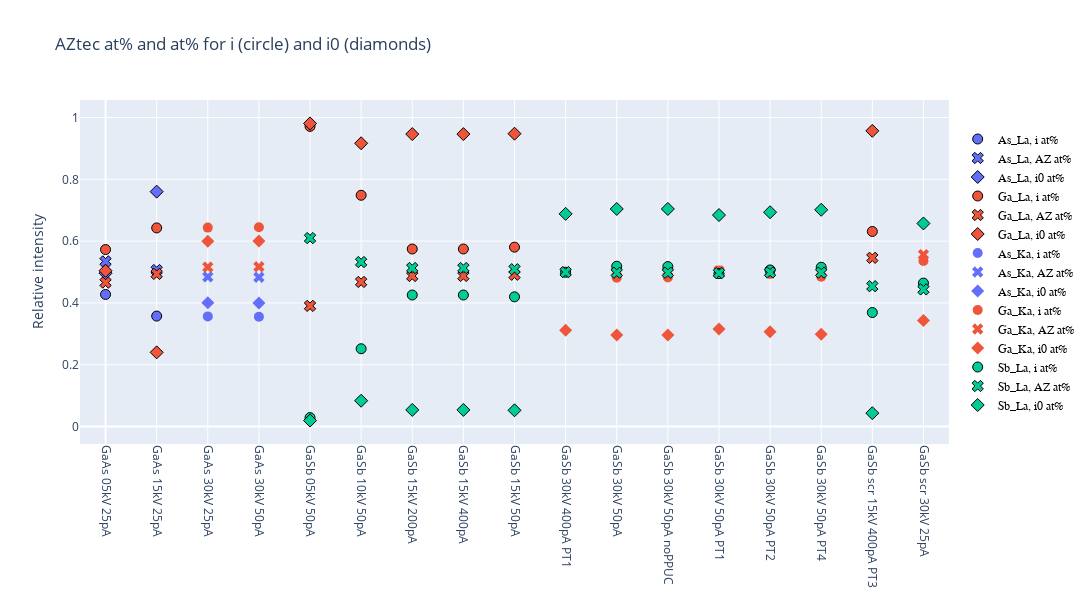

Write notebook code for a chart like this one.
### Code cell
fig = go.Figure()
legends = []
for i in range(len(x)):
    # col = colors[lines_list_plotting.index(line[i])]
    col = colors[elements_list_plotting.index(df['Element'][i])]
    showlegend = False if line[i] in legends else True
    marker_line_width = 1 if ("La" in line[i]) else 0
    fig.add_scatter(x=[x[i]], y=[df['i: at%'][i]], mode='markers', name=f'{line[i]}, i at%', legendgroup=line[i], showlegend=showlegend,
                    marker=dict(size=10, color=col, symbol='circle', line=dict(color='Black', width=marker_line_width)))
    fig.add_scatter(x=[x[i]], y=[y2[i]], mode='markers', name=f'{line[i]}, AZ at%', marker_symbol='x', legendgroup=line[i], showlegend=showlegend,
                    marker=dict(size=10, color=col, line=dict(color='Black', width=marker_line_width)))
    fig.add_scatter(x=[x[i]], y=[df['i0: at%'][i]], mode='markers', name=f'{line[i]}, i0 at%', marker_symbol='diamond', legendgroup=line[i], showlegend=showlegend,
                    marker=dict(size=10, color=col, line=dict(color='Black', width=marker_line_width)))
    legends.append(f'{line[i]}')

# x ticks are the filenames
fig.update_xaxes(tickvals=df['x'].unique(), ticktext=df['Name'].unique(), tickangle=90, range=[-0.5, len(df['x'].unique())-0.5])
# fig.update_yaxes(range=[0.33, 0.67])
fig.update_layout(title='AZtec at% and at% for i (circle) and i0 (diamonds)', yaxis_title='Relative intensity')
fig.update_layout(height=600, width=1200)
fig.update_layout(legend=dict(x=1.01, y=0.5, traceorder='normal', font=dict(family='sans-serif', size=12, color='black'))) 
fig.show()

### Figure 1 — Plotly figure (JSON) as saved in the notebook; plotly's stock layout.template omitted (floating-point values rounded to 4 significant figures)
{"data": [{"legendgroup": "As_La", "marker": {"color": "#636EFA", "line": {"color": "Black", "width": 1}, "size": 10, "symbol": "circle"}, "mode": "markers", "name": "As_La, i at%", "showlegend": true, "type": "scatter", "x": [0], "y": [0.4273]}, {"legendgroup": "As_La", "marker": {"color": "#636EFA", "line": {"color": "Black", "width": 1}, "size": 10, "symbol": "x"}, "mode": "markers", "name": "As_La, AZ at%", "showlegend": true, "type": "scatter", "x": [0], "y": [0.5342]}, {"legendgroup": "As_La", "marker": {"color": "#636EFA", "line": {"color": "Black", "width": 1}, "size": 10, "symbol": "diamond"}, "mode": "markers", "name": "As_La, i0 at%", "showlegend": true, "type": "scatter", "x": [0], "y": [0.496]}, {"legendgroup": "Ga_La", "marker": {"color": "#EF553B", "line": {"color": "Black", "width": 1}, "size": 10, "symbol": "circle"}, "mode": "markers", "name": "Ga_La, i at%", "showlegend": true, "type": "scatter", "x": [0], "y": [0.5727]}, {"legendgroup": "Ga_La", "marker": {"color": "#EF553B", "line": {"color": "Black", "width": 1}, "size": 10, "symbol": "x"}, "mode": "markers", "name": "Ga_La, AZ at%", "showlegend": true, "type": "scatter", "x": [0], "y": [0.4658]}, {"legendgroup": "Ga_La", "marker": {"color": "#EF553B", "line": {"color": "Black", "width": 1}, "size": 10, "symbol": "diamond"}, "mode": "markers", "name": "Ga_La, i0 at%", "showlegend": true, "type": "scatter", "x": [0], "y": [0.504]}, {"legendgroup": "As_La", "marker": {"color": "#636EFA", "line": {"color": "Black", "width": 1}, "size": 10, "symbol": "circle"}, "mode": "markers", "name": "As_La, i at%", "showlegend": false, "type": "scatter", "x": [1], "y": [0.3573]}, {"legendgroup": "As_La", "marker": {"color": "#636EFA", "line": {"color": "Black", "width": 1}, "size": 10, "symbol": "x"}, "mode": "markers", "name": "As_La, AZ at%", "showlegend": false, "type": "scatter", "x": [1], "y": [0.5062]}, {"legendgroup": "As_La", "marker": {"color": "#636EFA", "line": {"color": "Black", "width": 1}, "size": 10, "symbol": "diamond"}, "mode": "markers", "name": "As_La, i0 at%", "showlegend": false, "type": "scatter", "x": [1], "y": [0.7601]}, {"legendgroup": "Ga_La", "marker": {"color": "#EF553B", "line": {"color": "Black", "width": 1}, "size": 10, "symbol": "circle"}, "mode": "markers", "name": "Ga_La, i at%", "showlegend": false, "type": "scatter", "x": [1], "y": [0.6427]}, {"legendgroup": "Ga_La", "marker": {"color": "#EF553B", "line": {"color": "Black", "width": 1}, "size": 10, "symbol": "x"}, "mode": "markers", "name": "Ga_La, AZ at%", "showlegend": false, "type": "scatter", "x": [1], "y": [0.4938]}, {"legendgroup": "Ga_La", "marker": {"color": "#EF553B", "line": {"color": "Black", "width": 1}, "size": 10, "symbol": "diamond"}, "mode": "markers", "name": "Ga_La, i0 at%", "showlegend": false, "type": "scatter", "x": [1], "y": [0.2399]}, {"legendgroup": "As_Ka", "marker": {"color": "#636EFA", "line": {"color": "Black", "width": 0}, "size": 10, "symbol": "circle"}, "mode": "markers", "name": "As_Ka, i at%", "showlegend": true, "type": "scatter", "x": [2], "y": [0.3563]}, {"legendgroup": "As_Ka", "marker": {"color": "#636EFA", "line": {"color": "Black", "width": 0}, "size": 10, "symbol": "x"}, "mode": "markers", "name": "As_Ka, AZ at%", "showlegend": true, "type": "scatter", "x": [2], "y": [0.4841]}, {"legendgroup": "As_Ka", "marker": {"color": "#636EFA", "line": {"color": "Black", "width": 0}, "size": 10, "symbol": "diamond"}, "mode": "markers", "name": "As_Ka, i0 at%", "showlegend": true, "type": "scatter", "x": [2], "y": [0.4006]}, {"legendgroup": "Ga_Ka", "marker": {"color": "#EF553B", "line": {"color": "Black", "width": 0}, "size": 10, "symbol": "circle"}, "mode": "markers", "name": "Ga_Ka, i at%", "showlegend": true, "type": "scatter", "x": [2], "y": [0.6437]}, {"legendgroup": "Ga_Ka", "marker": {"color": "#EF553B", "line": {"color": "Black", "width": 0}, "size": 10, "symbol": "x"}, "mode": "markers", "name": "Ga_Ka, AZ at%", "showlegend": true, "type": "scatter", "x": [2], "y": [0.5159]}, {"legendgroup": "Ga_Ka", "marker": {"color": "#EF553B", "line": {"color": "Black", "width": 0}, "size": 10, "symbol": "diamond"}, "mode": "markers", "name": "Ga_Ka, i0 at%", "showlegend": true, "type": "scatter", "x": [2], "y": [0.5994]}, {"legendgroup": "As_Ka", "marker": {"color": "#636EFA", "line": {"color": "Black", "width": 0}, "size": 10, "symbol": "circle"}, "mode": "markers", "name": "As_Ka, i at%", "showlegend": false, "type": "scatter", "x": [3], "y": [0.3554]}, {"legendgroup": "As_Ka", "marker": {"color": "#636EFA", "line": {"color": "Black", "width": 0}, "size": 10, "symbol": "x"}, "mode": "markers", "name": "As_Ka, AZ at%", "showlegend": false, "type": "scatter", "x": [3], "y": [0.4831]}, {"legendgroup": "As_Ka", "marker": {"color": "#636EFA", "line": {"color": "Black", "width": 0}, "size": 10, "symbol": "diamond"}, "mode": "markers", "name": "As_Ka, i0 at%", "showlegend": false, "type": "scatter", "x": [3], "y": [0.3996]}, {"legendgroup": "Ga_Ka", "marker": {"color": "#EF553B", "line": {"color": "Black", "width": 0}, "size": 10, "symbol": "circle"}, "mode": "markers", "name": "Ga_Ka, i at%", "showlegend": false, "type": "scatter", "x": [3], "y": [0.6446]}, {"legendgroup": "Ga_Ka", "marker": {"color": "#EF553B", "line": {"color": "Black", "width": 0}, "size": 10, "symbol": "x"}, "mode": "markers", "name": "Ga_Ka, AZ at%", "showlegend": false, "type": "scatter", "x": [3], "y": [0.5169]}, {"legendgroup": "Ga_Ka", "marker": {"color": "#EF553B", "line": {"color": "Black", "width": 0}, "size": 10, "symbol": "diamond"}, "mode": "markers", "name": "Ga_Ka, i0 at%", "showlegend": false, "type": "scatter", "x": [3], "y": [0.6004]}, {"legendgroup": "Ga_La", "marker": {"color": "#EF553B", "line": {"color": "Black", "width": 1}, "size": 10, "symbol": "circle"}, "mode": "markers", "name": "Ga_La, i at%", "showlegend": false, "type": "scatter", "x": [4], "y": [0.9713]}, {"legendgroup": "Ga_La", "marker": {"color": "#EF553B", "line": {"color": "Black", "width": 1}, "size": 10, "symbol": "x"}, "mode": "markers", "name": "Ga_La, AZ at%", "showlegend": false, "type": "scatter", "x": [4], "y": [0.3903]}, {"legendgroup": "Ga_La", "marker": {"color": "#EF553B", "line": {"color": "Black", "width": 1}, "size": 10, "symbol": "diamond"}, "mode": "markers", "name": "Ga_La, i0 at%", "showlegend": false, "type": "scatter", "x": [4], "y": [0.9808]}, {"legendgroup": "Sb_La", "marker": {"color": "#00CC96", "line": {"color": "Black", "width": 1}, "size": 10, "symbol": "circle"}, "mode": "markers", "name": "Sb_La, i at%", "showlegend": true, "type": "scatter", "x": [4], "y": [0.02866]}, {"legendgroup": "Sb_La", "marker": {"color": "#00CC96", "line": {"color": "Black", "width": 1}, "size": 10, "symbol": "x"}, "mode": "markers", "name": "Sb_La, AZ at%", "showlegend": true, "type": "scatter", "x": [4], "y": [0.6097]}, {"legendgroup": "Sb_La", "marker": {"color": "#00CC96", "line": {"color": "Black", "width": 1}, "size": 10, "symbol": "diamond"}, "mode": "markers", "name": "Sb_La, i0 at%", "showlegend": true, "type": "scatter", "x": [4], "y": [0.01917]}, {"legendgroup": "Ga_La", "marker": {"color": "#EF553B", "line": {"color": "Black", "width": 1}, "size": 10, "symbol": "circle"}, "mode": "markers", "name": "Ga_La, i at%", "showlegend": false, "type": "scatter", "x": [5], "y": [0.7483]}, {"legendgroup": "Ga_La", "marker": {"color": "#EF553B", "line": {"color": "Black", "width": 1}, "size": 10, "symbol": "x"}, "mode": "markers", "name": "Ga_La, AZ at%", "showlegend": false, "type": "scatter", "x": [5], "y": [0.4678]}, {"legendgroup": "Ga_La", "marker": {"color": "#EF553B", "line": {"color": "Black", "width": 1}, "size": 10, "symbol": "diamond"}, "mode": "markers", "name": "Ga_La, i0 at%", "showlegend": false, "type": "scatter", "x": [5], "y": [0.9167]}, {"legendgroup": "Sb_La", "marker": {"color": "#00CC96", "line": {"color": "Black", "width": 1}, "size": 10, "symbol": "circle"}, "mode": "markers", "name": "Sb_La, i at%", "showlegend": false, "type": "scatter", "x": [5], "y": [0.2517]}, {"legendgroup": "Sb_La", "marker": {"color": "#00CC96", "line": {"color": "Black", "width": 1}, "size": 10, "symbol": "x"}, "mode": "markers", "name": "Sb_La, AZ at%", "showlegend": false, "type": "scatter", "x": [5], "y": [0.5322]}, {"legendgroup": "Sb_La", "marker": {"color": "#00CC96", "line": {"color": "Black", "width": 1}, "size": 10, "symbol": "diamond"}, "mode": "markers", "name": "Sb_La, i0 at%", "showlegend": false, "type": "scatter", "x": [5], "y": [0.08333]}, {"legendgroup": "Ga_La", "marker": {"color": "#EF553B", "line": {"color": "Black", "width": 1}, "size": 10, "symbol": "circle"}, "mode": "markers", "name": "Ga_La, i at%", "showlegend": false, "type": "scatter", "x": [6], "y": [0.5745]}, {"legendgroup": "Ga_La", "marker": {"color": "#EF553B", "line": {"color": "Black", "width": 1}, "size": 10, "symbol": "x"}, "mode": "markers", "name": "Ga_La, AZ at%", "showlegend": false, "type": "scatter", "x": [6], "y": [0.4871]}, {"legendgroup": "Ga_La", "marker": {"color": "#EF553B", "line": {"color": "Black", "width": 1}, "size": 10, "symbol": "diamond"}, "mode": "markers", "name": "Ga_La, i0 at%", "showlegend": false, "type": "scatter", "x": [6], "y": [0.9464]}, {"legendgroup": "Sb_La", "marker": {"color": "#00CC96", "line": {"color": "Black", "width": 1}, "size": 10, "symbol": "circle"}, "mode": "markers", "name": "Sb_La, i at%", "showlegend": false, "type": "scatter", "x": [6], "y": [0.4255]}, {"legendgroup": "Sb_La", "marker": {"color": "#00CC96", "line": {"color": "Black", "width": 1}, "size": 10, "symbol": "x"}, "mode": "markers", "name": "Sb_La, AZ at%", "showlegend": false, "type": "scatter", "x": [6], "y": [0.5129]}, {"legendgroup": "Sb_La", "marker": {"color": "#00CC96", "line": {"color": "Black", "width": 1}, "size": 10, "symbol": "diamond"}, "mode": "markers", "name": "Sb_La, i0 at%", "showlegend": false, "type": "scatter", "x": [6], "y": [0.0536]}, {"legendgroup": "Ga_La", "marker": {"color": "#EF553B", "line": {"color": "Black", "width": 1}, "size": 10, "symbol": "circle"}, "mode": "markers", "name": "Ga_La, i at%", "showlegend": false, "type": "scatter", "x": [7], "y": [0.5745]}, {"legendgroup": "Ga_La", "marker": {"color": "#EF553B", "line": {"color": "Black", "width": 1}, "size": 10, "symbol": "x"}, "mode": "markers", "name": "Ga_La, AZ at%", "showlegend": false, "type": "scatter", "x": [7], "y": [0.4872]}, {"legendgroup": "Ga_La", "marker": {"color": "#EF553B", "line": {"color": "Black", "width": 1}, "size": 10, "symbol": "diamond"}, "mode": "markers", "name": "Ga_La, i0 at%", "showlegend": false, "type": "scatter", "x": [7], "y": [0.9464]}, {"legendgroup": "Sb_La", "marker": {"color": "#00CC96", "line": {"color": "Black", "width": 1}, "size": 10, "symbol": "circle"}, "mode": "markers", "name": "Sb_La, i at%", "showlegend": false, "type": "scatter", "x": [7], "y": [0.4255]}, {"legendgroup": "Sb_La", "marker": {"color": "#00CC96", "line": {"color": "Black", "width": 1}, "size": 10, "symbol": "x"}, "mode": "markers", "name": "Sb_La, AZ at%", "showlegend": false, "type": "scatter", "x": [7], "y": [0.5128]}, {"legendgroup": "Sb_La", "marker": {"color": "#00CC96", "line": {"color": "Black", "width": 1}, "size": 10, "symbol": "diamond"}, "mode": "markers", "name": "Sb_La, i0 at%", "showlegend": false, "type": "scatter", "x": [7], "y": [0.0536]}, {"legendgroup": "Ga_La", "marker": {"color": "#EF553B", "line": {"color": "Black", "width": 1}, "size": 10, "symbol": "circle"}, "mode": "markers", "name": "Ga_La, i at%", "showlegend": false, "type": "scatter", "x": [8], "y": [0.5804]}, {"legendgroup": "Ga_La", "marker": {"color": "#EF553B", "line": {"color": "Black", "width": 1}, "size": 10, "symbol": "x"}, "mode": "markers", "name": "Ga_La, AZ at%", "showlegend": false, "type": "scatter", "x": [8], "y": [0.4911]}, {"legendgroup": "Ga_La", "marker": {"color": "#EF553B", "line": {"color": "Black", "width": 1}, "size": 10, "symbol": "diamond"}, "mode": "markers", "name": "Ga_La, i0 at%", "showlegend": false, "type": "scatter", "x": [8], "y": [0.9476]}, {"legendgroup": "Sb_La", "marker": {"color": "#00CC96", "line": {"color": "Black", "width": 1}, "size": 10, "symbol": "circle"}, "mode": "markers", "name": "Sb_La, i at%", "showlegend": false, "type": "scatter", "x": [8], "y": [0.4196]}, {"legendgroup": "Sb_La", "marker": {"color": "#00CC96", "line": {"color": "Black", "width": 1}, "size": 10, "symbol": "x"}, "mode": "markers", "name": "Sb_La, AZ at%", "showlegend": false, "type": "scatter", "x": [8], "y": [0.5089]}, {"legendgroup": "Sb_La", "marker": {"color": "#00CC96", "line": {"color": "Black", "width": 1}, "size": 10, "symbol": "diamond"}, "mode": "markers", "name": "Sb_La, i0 at%", "showlegend": false, "type": "scatter", "x": [8], "y": [0.05236]}, {"legendgroup": "Ga_Ka", "marker": {"color": "#EF553B", "line": {"color": "Black", "width": 0}, "size": 10, "symbol": "circle"}, "mode": "markers", "name": "Ga_Ka, i at%", "showlegend": false, "type": "scatter", "x": [9], "y": [0.5009]}, {"legendgroup": "Ga_Ka", "marker": {"color": "#EF553B", "line": {"color": "Black", "width": 0}, "size": 10, "symbol": "x"}, "mode": "markers", "name": "Ga_Ka, AZ at%", "showlegend": false, "type": "scatter", "x": [9], "y": [0.5004]}, {"legendgroup": "Ga_Ka", "marker": {"color": "#EF553B", "line": {"color": "Black", "width": 0}, "size": 10, "symbol": "diamond"}, "mode": "markers", "name": "Ga_Ka, i0 at%", "showlegend": false, "type": "scatter", "x": [9], "y": [0.3118]}, {"legendgroup": "Sb_La", "marker": {"color": "#00CC96", "line": {"color": "Black", "width": 1}, "size": 10, "symbol": "circle"}, "mode": "markers", "name": "Sb_La, i at%", "showlegend": false, "type": "scatter", "x": [9], "y": [0.4991]}, {"legendgroup": "Sb_La", "marker": {"color": "#00CC96", "line": {"color": "Black", "width": 1}, "size": 10, "symbol": "x"}, "mode": "markers", "name": "Sb_La, AZ at%", "showlegend": false, "type": "scatter", "x": [9], "y": [0.4996]}, {"legendgroup": "Sb_La", "marker": {"color": "#00CC96", "line": {"color": "Black", "width": 1}, "size": 10, "symbol": "diamond"}, "mode": "markers", "name": "Sb_La, i0 at%", "showlegend": false, "type": "scatter", "x": [9], "y": [0.6882]}, {"legendgroup": "Ga_Ka", "marker": {"color": "#EF553B", "line": {"color": "Black", "width": 0}, "size": 10, "symbol": "circle"}, "mode": "markers", "name": "Ga_Ka, i at%", "showlegend": false, "type": "scatter", "x": [10], "y": [0.4813]}, {"legendgroup": "Ga_Ka", "marker": {"color": "#EF553B", "line": {"color": "Black", "width": 0}, "size": 10, "symbol": "x"}, "mode": "markers", "name": "Ga_Ka, AZ at%", "showlegend": false, "type": "scatter", "x": [10], "y": [0.5023]}, {"legendgroup": "Ga_Ka", "marker": {"color": "#EF553B", "line": {"color": "Black", "width": 0}, "size": 10, "symbol": "diamond"}, "mode": "markers", "name": "Ga_Ka, i0 at%", "showlegend": false, "type": "scatter", "x": [10], "y": [0.2959]}, {"legendgroup": "Sb_La", "marker": {"color": "#00CC96", "line": {"color": "Black", "width": 1}, "size": 10, "symbol": "circle"}, "mode": "markers", "name": "Sb_La, i at%", "showlegend": false, "type": "scatter", "x": [10], "y": [0.5187]}, {"legendgroup": "Sb_La", "marker": {"color": "#00CC96", "line": {"color": "Black", "width": 1}, "size": 10, "symbol": "x"}, "mode": "markers", "name": "Sb_La, AZ at%", "showlegend": false, "type": "scatter", "x": [10], "y": [0.4977]}, {"legendgroup": "Sb_La", "marker": {"color": "#00CC96", "line": {"color": "Black", "width": 1}, "size": 10, "symbol": "diamond"}, "mode": "markers", "name": "Sb_La, i0 at%", "showlegend": false, "type": "scatter", "x": [10], "y": [0.7041]}, {"legendgroup": "Ga_Ka", "marker": {"color": "#EF553B", "line": {"color": "Black", "width": 0}, "size": 10, "symbol": "circle"}, "mode": "markers", "name": "Ga_Ka, i at%", "showlegend": false, "type": "scatter", "x": [11], "y": [0.4824]}, {"legendgroup": "Ga_Ka", "marker": {"color": "#EF553B", "line": {"color": "Black", "width": 0}, "size": 10, "symbol": "x"}, "mode": "markers", "name": "Ga_Ka, AZ at%", "showlegend": false, "type": "scatter", "x": [11], "y": [0.5023]}, {"legendgroup": "Ga_Ka", "marker": {"color": "#EF553B", "line": {"color": "Black", "width": 0}, "size": 10, "symbol": "diamond"}, "mode": "markers", "name": "Ga_Ka, i0 at%", "showlegend": false, "type": "scatter", "x": [11], "y": [0.2959]}, {"legendgroup": "Sb_La", "marker": {"color": "#00CC96", "line": {"color": "Black", "width": 1}, "size": 10, "symbol": "circle"}, "mode": "markers", "name": "Sb_La, i at%", "showlegend": false, "type": "scatter", "x": [11], "y": [0.5176]}, {"legendgroup": "Sb_La", "marker": {"color": "#00CC96", "line": {"color": "Black", "width": 1}, "size": 10, "symbol": "x"}, "mode": "markers", "name": "Sb_La, AZ at%", "showlegend": false, "type": "scatter", "x": [11], "y": [0.4977]}, {"legendgroup": "Sb_La", "marker": {"color": "#00CC96", "line": {"color": "Black", "width": 1}, "size": 10, "symbol": "diamond"}, "mode": "markers", "name": "Sb_La, i0 at%", "showlegend": false, "type": "scatter", "x": [11], "y": [0.7041]}, {"legendgroup": "Ga_Ka", "marker": {"color": "#EF553B", "line": {"color": "Black", "width": 0}, "size": 10, "symbol": "circle"}, "mode": "markers", "name": "Ga_Ka, i at%", "showlegend": false, "type": "scatter", "x": [12], "y": [0.5053]}, {"legendgroup": "Ga_Ka", "marker": {"color": "#EF553B", "line": {"color": "Black", "width": 0}, "size": 10, "symbol": "x"}, "mode": "markers", "name": "Ga_Ka, AZ at%", "showlegend": false, "type": "scatter", "x": [12], "y": [0.5035]}, {"legendgroup": "Ga_Ka", "marker": {"color": "#EF553B", "line": {"color": "Black", "width": 0}, "size": 10, "symbol": "diamond"}, "mode": "markers", "name": "Ga_Ka, i0 at%", "showlegend": false, "type": "scatter", "x": [12], "y": [0.3157]}, {"legendgroup": "Sb_La", "marker": {"color": "#00CC96", "line": {"color": "Black", "width": 1}, "size": 10, "symbol": "circle"}, "mode": "markers", "name": "Sb_La, i at%", "showlegend": false, "type": "scatter", "x": [12], "y": [0.4947]}, {"legendgroup": "Sb_La", "marker": {"color": "#00CC96", "line": {"color": "Black", "width": 1}, "size": 10, "symbol": "x"}, "mode": "markers", "name": "Sb_La, AZ at%", "showlegend": false, "type": "scatter", "x": [12], "y": [0.4965]}, {"legendgroup": "Sb_La", "marker": {"color": "#00CC96", "line": {"color": "Black", "width": 1}, "size": 10, "symbol": "diamond"}, "mode": "markers", "name": "Sb_La, i0 at%", "showlegend": false, "type": "scatter", "x": [12], "y": [0.6843]}, {"legendgroup": "Ga_Ka", "marker": {"color": "#EF553B", "line": {"color": "Black", "width": 0}, "size": 10, "symbol": "circle"}, "mode": "markers", "name": "Ga_Ka, i at%", "showlegend": false, "type": "scatter", "x": [13], "y": [0.4934]}, {"legendgroup": "Ga_Ka", "marker": {"color": "#EF553B", "line": {"color": "Black", "width": 0}, "size": 10, "symbol": "x"}, "mode": "markers", "name": "Ga_Ka, AZ at%", "showlegend": false, "type": "scatter", "x": [13], "y": [0.5016]}, {"legendgroup": "Ga_Ka", "marker": {"color": "#EF553B", "line": {"color": "Black", "width": 0}, "size": 10, "symbol": "diamond"}, "mode": "markers", "name": "Ga_Ka, i0 at%", "showlegend": false, "type": "scatter", "x": [13], "y": [0.3065]}, {"legendgroup": "Sb_La", "marker": {"color": "#00CC96", "line": {"color": "Black", "width": 1}, "size": 10, "symbol": "circle"}, "mode": "markers", "name": "Sb_La, i at%", "showlegend": false, "type": "scatter", "x": [13], "y": [0.5066]}, {"legendgroup": "Sb_La", "marker": {"color": "#00CC96", "line": {"color": "Black", "width": 1}, "size": 10, "symbol": "x"}, "mode": "markers", "name": "Sb_La, AZ at%", "showlegend": false, "type": "scatter", "x": [13], "y": [0.4984]}, {"legendgroup": "Sb_La", "marker": {"color": "#00CC96", "line": {"color": "Black", "width": 1}, "size": 10, "symbol": "diamond"}, "mode": "markers", "name": "Sb_La, i0 at%", "showlegend": false, "type": "scatter", "x": [13], "y": [0.6935]}, {"legendgroup": "Ga_Ka", "marker": {"color": "#EF553B", "line": {"color": "Black", "width": 0}, "size": 10, "symbol": "circle"}, "mode": "markers", "name": "Ga_Ka, i at%", "showlegend": false, "type": "scatter", "x": [14], "y": [0.4846]}, {"legendgroup": "Ga_Ka", "marker": {"color": "#EF553B", "line": {"color": "Black", "width": 0}, "size": 10, "symbol": "x"}, "mode": "markers", "name": "Ga_Ka, AZ at%", "showlegend": false, "type": "scatter", "x": [14], "y": [0.502]}, {"legendgroup": "Ga_Ka", "marker": {"color": "#EF553B", "line": {"color": "Black", "width": 0}, "size": 10, "symbol": "diamond"}, "mode": "markers", "name": "Ga_Ka, i0 at%", "showlegend": false, "type": "scatter", "x": [14], "y": [0.2986]}, {"legendgroup": "Sb_La", "marker": {"color": "#00CC96", "line": {"color": "Black", "width": 1}, "size": 10, "symbol": "circle"}, "mode": "markers", "name": "Sb_La, i at%", "showlegend": false, "type": "scatter", "x": [14], "y": [0.5154]}, {"legendgroup": "Sb_La", "marker": {"color": "#00CC96", "line": {"color": "Black", "width": 1}, "size": 10, "symbol": "x"}, "mode": "markers", "name": "Sb_La, AZ at%", "showlegend": false, "type": "scatter", "x": [14], "y": [0.498]}, {"legendgroup": "Sb_La", "marker": {"color": "#00CC96", "line": {"color": "Black", "width": 1}, "size": 10, "symbol": "diamond"}, "mode": "markers", "name": "Sb_La, i0 at%", "showlegend": false, "type": "scatter", "x": [14], "y": [0.7014]}, {"legendgroup": "Ga_La", "marker": {"color": "#EF553B", "line": {"color": "Black", "width": 1}, "size": 10, "symbol": "circle"}, "mode": "markers", "name": "Ga_La, i at%", "showlegend": false, "type": "scatter", "x": [15], "y": [0.6312]}, {"legendgroup": "Ga_La", "marker": {"color": "#EF553B", "line": {"color": "Black", "width": 1}, "size": 10, "symbol": "x"}, "mode": "markers", "name": "Ga_La, AZ at%", "showlegend": false, "type": "scatter", "x": [15], "y": [0.546]}, {"legendgroup": "Ga_La", "marker": {"color": "#EF553B", "line": {"color": "Black", "width": 1}, "size": 10, "symbol": "diamond"}, "mode": "markers", "name": "Ga_La, i0 at%", "showlegend": false, "type": "scatter", "x": [15], "y": [0.9569]}, {"legendgroup": "Sb_La", "marker": {"color": "#00CC96", "line": {"color": "Black", "width": 1}, "size": 10, "symbol": "circle"}, "mode": "markers", "name": "Sb_La, i at%", "showlegend": false, "type": "scatter", "x": [15], "y": [0.3688]}, {"legendgroup": "Sb_La", "marker": {"color": "#00CC96", "line": {"color": "Black", "width": 1}, "size": 10, "symbol": "x"}, "mode": "markers", "name": "Sb_La, AZ at%", "showlegend": false, "type": "scatter", "x": [15], "y": [0.454]}, {"legendgroup": "Sb_La", "marker": {"color": "#00CC96", "line": {"color": "Black", "width": 1}, "size": 10, "symbol": "diamond"}, "mode": "markers", "name": "Sb_La, i0 at%", "showlegend": false, "type": "scatter", "x": [15], "y": [0.04315]}, {"legendgroup": "Ga_Ka", "marker": {"color": "#EF553B", "line": {"color": "Black", "width": 0}, "size": 10, "symbol": "circle"}, "mode": "markers", "name": "Ga_Ka, i at%", "showlegend": false, "type": "scatter", "x": [16], "y": [0.5359]}, {"legendgroup": "Ga_Ka", "marker": {"color": "#EF553B", "line": {"color": "Black", "width": 0}, "size": 10, "symbol": "x"}, "mode": "markers", "name": "Ga_Ka, AZ at%", "showlegend": false, "type": "scatter", "x": [16], "y": [0.5564]}, {"legendgroup": "Ga_Ka", "marker": {"color": "#EF553B", "line": {"color": "Black", "width": 0}, "size": 10, "symbol": "diamond"}, "mode": "markers", "name": "Ga_Ka, i0 at%", "showlegend": false, "type": "scatter", "x": [16], "y": [0.3428]}, {"legendgroup": "Sb_La", "marker": {"color": "#00CC96", "line": {"color": "Black", "width": 1}, "size": 10, "symbol": "circle"}, "mode": "markers", "name": "Sb_La, i at%", "showlegend": false, "type": "scatter", "x": [16], "y": [0.4641]}, {"legendgroup": "Sb_La", "marker": {"color": "#00CC96", "line": {"color": "Black", "width": 1}, "size": 10, "symbol": "x"}, "mode": "markers", "name": "Sb_La, AZ at%", "showlegend": false, "type": "scatter", "x": [16], "y": [0.4436]}, {"legendgroup": "Sb_La", "marker": {"color": "#00CC96", "line": {"color": "Black", "width": 1}, "size": 10, "symbol": "diamond"}, "mode": "markers", "name": "Sb_La, i0 at%", "showlegend": false, "type": "scatter", "x": [16], "y": [0.6572]}], "layout": {"height": 600, "legend": {"font": {"color": "black", "family": "sans-serif", "size": 12}, "traceorder": "normal", "x": 1.01, "y": 0.5}, "title": {"text": "AZtec at% and at% for i (circle) and i0 (diamonds)"}, "width": 1200, "xaxis": {"range": [-0.5, 16.5], "tickangle": 90, "ticktext": ["GaAs 05kV 25pA", "GaAs 15kV 25pA", "GaAs 30kV 25pA", "GaAs 30kV 50pA", "GaSb 05kV 50pA", "GaSb 10kV 50pA", "GaSb 15kV 200pA", "GaSb 15kV 400pA", "GaSb 15kV 50pA", "GaSb 30kV 400pA PT1", "GaSb 30kV 50pA", "GaSb 30kV 50pA noPPUC", "GaSb 30kV 50pA PT1", "GaSb 30kV 50pA PT2", "GaSb 30kV 50pA PT4", "GaSb scr 15kV 400pA PT3", "GaSb scr 30kV 25pA"], "tickvals": [0, 1, 2, 3, 4, 5, 6, 7, 8, 9, 10, 11, 12, 13, 14, 15, 16]}, "yaxis": {"title": {"text": "Relative intensity"}}}}
